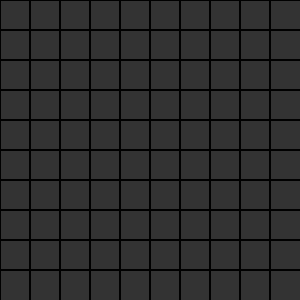
Frame 1 (no input)
Frame 60 (no input): identical to frame 1, image omitted
Frame 120 (the mouse pressed at the canvas centre since frame 60): identical to frame 1, image omitted

The p5.js sketch that drew this single still picture (run headless with seeded random() and noise() and a simulated clock; from frame 60 on, the mouse is pressed at the canvas centre):

// p5.js sketch
// ── sketch.js
function setup() {
  createCanvas(300, 300);
}

var x1_d = parseInt(document.currentScript.getAttribute('x1'),10);
var y1_d = parseInt(document.currentScript.getAttribute('y1'),10);
var x2_d = parseInt(document.currentScript.getAttribute('x2'),10);
var y2_d = parseInt(document.currentScript.getAttribute('y2'),10);

var x1 , x2 , y1 , y2;
function preload(){
	 x1 = x1_d;
	 y1 = y1_d;
	 x2 = x2_d;
	 y2 = y2_d;
}
function grid(){
	for (var x = 0; x < width; x += width / 10) {
		for (var y = 0; y < height; y += height / 10) {
			stroke(0);
			strokeWeight(1);
			line(x, 0, x, height);
			line(0, y, width, y);
		}
	}
}
function draw() {
  background(51);
  grid();
  var X, Y, x, y, incremento;
  if ((y2 - y1)  < (x2 - x1)){
    incremento = (y2 - y1) / (x2 - x1);
    y = y1;
    for (x = x1; x <= x2 ; x++){
        X = round(x) * 30;
        Y = round(y) * 30;
		rect(X, Y, 30, 30);
		y += incremento;
    }
  }
  else{
    incremento = (x2 - x1) / (y2 - y1);
    x = x1;
    for (y = y1; y <= y2 ; y++){
		X = round(x) * 30;
		Y = round(y) * 30;
		rect(X, Y, 30, 30);
		x += incremento;
    }
  }
}
